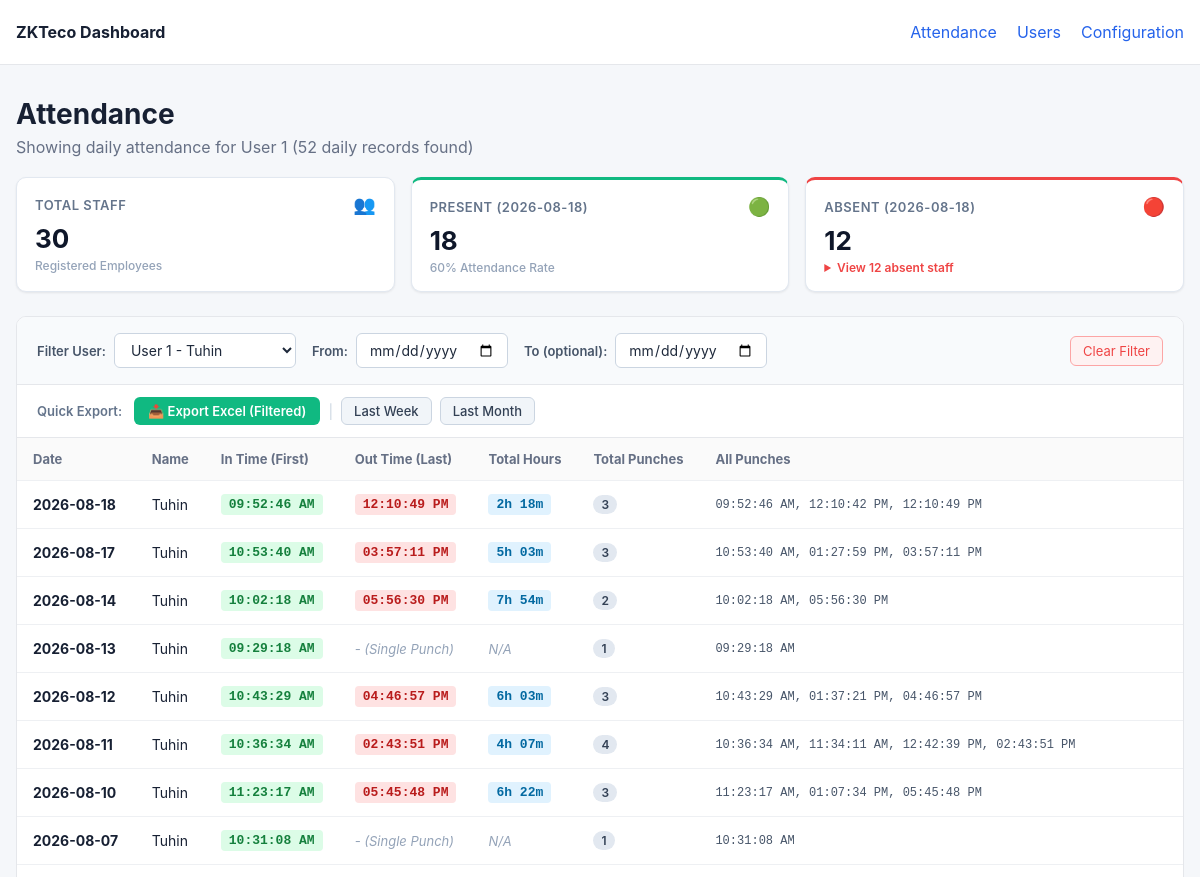
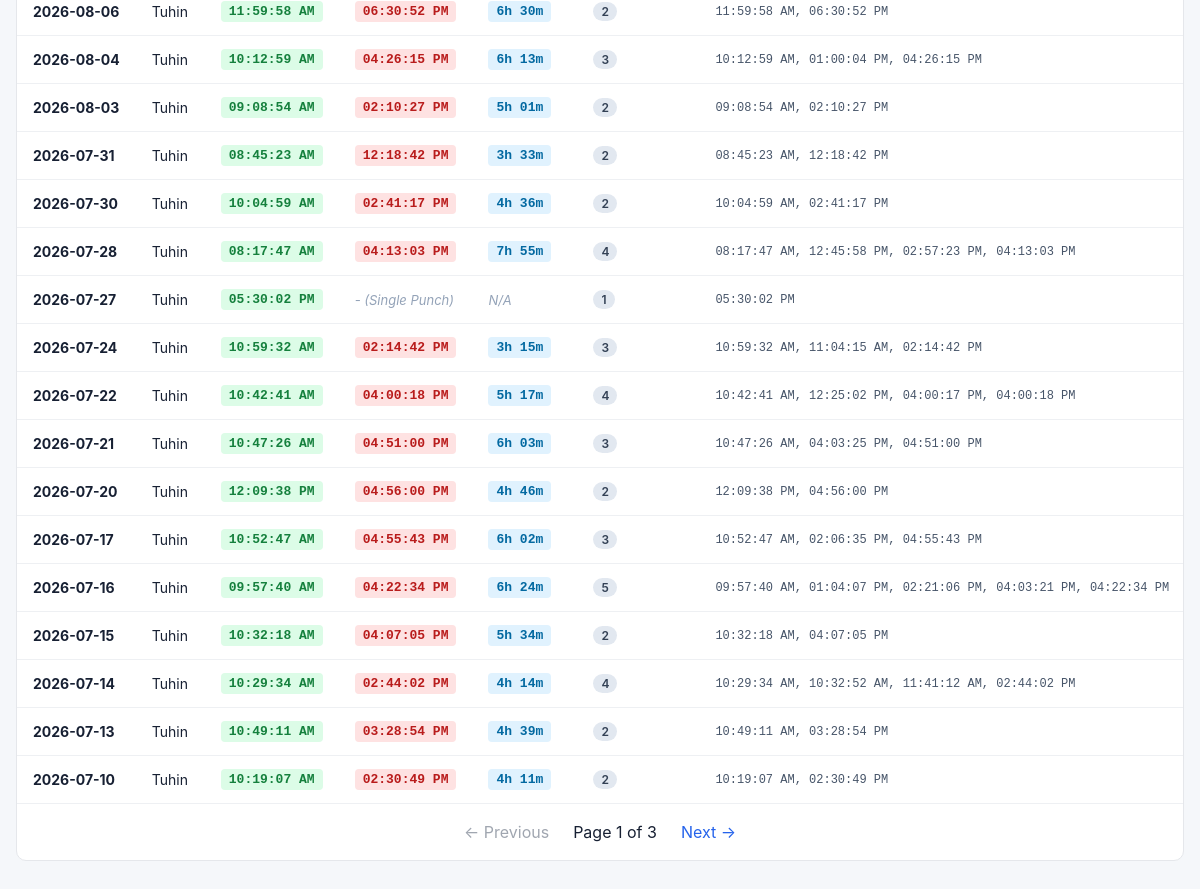
The app's page /?user_id=1 with its own data (2 pictures, top to bottom).
### tables this page shows
CREATE TABLE users (
            user_id TEXT PRIMARY KEY,
            name TEXT,
            privilege TEXT,
            created_at TEXT DEFAULT CURRENT_TIMESTAMP,
            updated_at TEXT DEFAULT CURRENT_TIMESTAMP
        );

### dashboard/app.py (the view)
@app.route("/")
def attendance():
    selected_user_id = request.args.get("user_id", "").strip()
    selected_from_date = request.args.get("from_date", "").strip()
    selected_to_date = request.args.get("to_date", "").strip()
    try:
        page = max(1, int(request.args.get("page", 1)))
    except ValueError:
        page = 1
    per_page = 25
    offset = (page - 1) * per_page
    db = get_db()
    all_users = db.execute(
        "SELECT user_id, name FROM users ORDER BY CAST(user_id AS INTEGER), user_id"
    ).fetchall()
    if selected_from_date and selected_to_date and selected_from_date == selected_to_date:
        target_date = selected_from_date
    elif selected_from_date and not selected_to_date:
        target_date = selected_from_date
    else:
        latest_date_row = db.execute("SELECT MAX(DATE(timestamp)) FROM attendance").fetchone()
        target_date = latest_date_row[0] if latest_date_row and latest_date_row[0] else datetime.now().strftime("%Y-%m-%d")
    present_rows = db.execute(
        "SELECT DISTINCT user_id FROM attendance WHERE DATE(timestamp) = ?",
        (target_date,),
    ).fetchall()
    present_uids = set(r[0] for r in present_rows)
    total_staff = len(all_users)
    present_count = len(present_uids)
    absent_count = max(0, total_staff - present_count)
    absent_users = [dict(u) for u in all_users if u["user_id"] not in present_uids]
    analytics = {
        "target_date": target_date,
        "total_staff": total_staff,
        "present_count": present_count,
        "absent_count": absent_count,
        "absent_users": absent_users,
    }
    conditions = []
    params = []
    if selected_user_id:
        conditions.append("a.user_id = ?")
        params.append(selected_user_id)
    if selected_from_date:
        conditions.append("DATE(a.timestamp) >= ?")
        params.append(selected_from_date)
    if selected_to_date:
        conditions.append("DATE(a.timestamp) <= ?")
        params.append(selected_to_date)
    where_clause = f"WHERE {' AND '.join(conditions)}" if conditions else ""
    count_sql = f"SELECT COUNT(*) FROM (SELECT 1 FROM attendance a {where_clause} GROUP BY a.user_id, DATE(a.timestamp))"
    total = db.execute(count_sql, params).fetchone()[0]
    rows_sql = f"""
        SELECT
            DATE(a.timestamp) AS date,
            a.user_id,
            COALESCE(u.name, 'Unknown') AS name,
            MIN(a.timestamp) AS min_ts,
            MAX(a.timestamp) AS max_ts,
            strftime('%I:%M:%S %p', MIN(a.timestamp)) AS in_time,
            strftime('%I:%M:%S %p', MAX(a.timestamp)) AS out_time,
            COUNT(*) AS total_punches,
            GROUP_CONCAT(strftime('%I:%M:%S %p', a.timestamp), ', ') AS all_punches
        FROM attendance a
        LEFT JOIN users u
            ON u.user_id = a.user_id
        {where_clause}
        GROUP BY a.user_id, DATE(a.timestamp)
        ORDER BY date DESC, CAST(a.user_id AS INTEGER), a.user_id
        LIMIT ? OFFSET ?
    """
    raw_rows = db.execute(rows_sql, params + [per_page, offset]).fetchall()
    db.close()
    rows = []
    for r in raw_rows:
        row_dict = dict(r)
        row_dict["total_hours"] = compute_total_hours(r["min_ts"], r["max_ts"], r["total_punches"])
        rows.append(row_dict)
    total_pages = max(1, (total + per_page - 1) // per_page)
    return render_template(
        "attendance.html",
        rows=rows,
        users_list=all_users,
        selected_user_id=selected_user_id,
        selected_from_date=selected_from_date,
        selected_to_date=selected_to_date,
        analytics=analytics,
        page=page,
        per_page=per_page,
        total=total,
        total_pages=total_pages,
    )

### dashboard/app.py (called while the page is built)
def get_db():
    db = sqlite3.connect(DB_FILE)
    db.row_factory = sqlite3.Row
    return db

def compute_total_hours(min_ts, max_ts, total_punches):
    if total_punches > 1 and min_ts and max_ts:
        try:
            t_in = datetime.fromisoformat(min_ts)
            t_out = datetime.fromisoformat(max_ts)
            diff = t_out - t_in
            secs = int(diff.total_seconds())
            if secs > 0:
                h = secs // 3600
                m = (secs % 3600) // 60
                return f"{h}h {m:02d}m"
        except Exception:
            pass
    return "N/A"

### dashboard/templates/attendance.html (shortened to what this page needs)
{% extends "base.html" %}
{% block content %}
<div class="page-header">
    <div>
        <h1>Attendance</h1>
        <p>
            {% if selected_from_date and selected_to_date %}
                Showing attendance {% if selected_user_id %}for User {{ selected_user_id }} {% endif %}from {{ selected_from_date }} to {{ selected_to_date }} ({{ total }} daily records found)
            {% elif selected_from_date %}
                Showing attendance {% if selected_user_id %}for User {{ selected_user_id }} {% endif %}from {{ selected_from_date }} onwards ({{ total }} daily records found)
            {% elif selected_to_date %}
                Showing attendance {% if selected_user_id %}for User {{ selected_user_id }} {% endif %}up to {{ selected_to_date }} ({{ total }} daily records found)
            {% elif selected_user_id %}
                Showing daily attendance for User {{ selected_user_id }} ({{ total }} daily records found)
            {% else %}
                {{ total }} total daily attendance records
            {% endif %}
        </p>
    </div>
</div>
<div class="kpi-grid">
    <div class="kpi-card">
        <div class="kpi-header">
            <span class="kpi-label">Total Staff</span>
            <span class="kpi-icon">👥</span>
        </div>
        <div class="kpi-value">{{ analytics.total_staff }}</div>
        <div class="kpi-sub">Registered Employees</div>
    </div>
    <div class="kpi-card kpi-card-success">
        <div class="kpi-header">
            <span class="kpi-label">Present ({{ analytics.target_date }})</span>
            <span class="kpi-icon">🟢</span>
        </div>
        <div class="kpi-value">{{ analytics.present_count }}</div>
        <div class="kpi-sub">{{ ((analytics.present_count / (analytics.total_staff or 1)) * 100)|round|int }}% Attendance Rate</div>
    </div>
    <div class="kpi-card kpi-card-danger">
        <div class="kpi-header">
            <span class="kpi-label">Absent ({{ analytics.target_date }})</span>
            <span class="kpi-icon">🔴</span>
        </div>
        <div class="kpi-value">{{ analytics.absent_count }}</div>
        <div class="kpi-sub">
            {% if analytics.absent_count > 0 %}
                <details class="absent-details">
                    <summary>View {{ analytics.absent_count }} absent staff</summary>
                </details>
            {% else %}
                All staff present!
            {% endif %}
        </div>
    </div>
</div>
<div class="card">
    <form method="GET" action="{{ url_for('attendance') }}" class="filter-bar">
        <div class="filter-group">
            <label for="user-select">Filter User:</label>
            <select name="user_id" id="user-select" onchange="this.form.submit()">
                {% for u in users_list %}
                    <option value="{{ u.user_id }}" {% if u.user_id == selected_user_id %}selected{% endif %}>
                        User {{ u.user_id }} - {{ u.name }}
                    </option>
                {% endfor %}
            </select>
        </div>
        <div class="filter-group">
            <label for="from-date">From:</label>
            <input type="date" name="from_date" id="from-date" value="{{ selected_from_date }}" onchange="this.form.submit()">
        </div>
        <div class="filter-group">
            <label for="to-date">To (optional):</label>
            <input type="date" name="to_date" id="to-date" value="{{ selected_to_date }}" onchange="this.form.submit()">
        </div>
        {% if selected_user_id or selected_from_date or selected_to_date %}
            <a href="{{ url_for('attendance') }}" class="btn-clear">Clear Filter</a>
        {% endif %}
    </form>
    <div class="export-bar">
        <div class="export-label">Quick Export:</div>
        <div class="export-buttons">
            <a href="{{ url_for('export_excel', user_id=selected_user_id, from_date=selected_from_date, to_date=selected_to_date) }}" class="btn-export">
                📥 Export Excel {% if not selected_user_id and not selected_from_date and not selected_to_date %}(Latest Month){% else %}(Filtered){% endif %}
            </a>
            <span class="divider">|</span>
            <a href="{{ url_for('export_excel', preset='last_week', user_id=selected_user_id) }}" class="btn-preset">Last Week</a>
            <a href="{{ url_for('export_excel', preset='last_month', user_id=selected_user_id) }}" class="btn-preset">Last Month</a>
        </div>
    </div>
    <div class="table-wrap">
        <table>
            <thead>
                <tr>
                    <th>Date</th>
                    <th>Name</th>
                    <th>In Time (First)</th>
                    <th>Out Time (Last)</th>
                    <th>Total Hours</th>
                    <th>Total Punches</th>
                    <th>All Punches</th>
                </tr>
            </thead>
            <tbody>
            {% for row in rows %}
                <tr>
                    <td><strong>{{ row.date }}</strong></td>
                    <td>{{ row.name }}</td>
                    <td>
                        <span class="time-tag in-time">{{ row.in_time }}</span>
                    </td>
                    <td>
                        {% if row.total_punches > 1 %}
                            <span class="time-tag out-time">{{ row.out_time }}</span>
                        {% else %}
                            <span class="single-punch">- (Single Punch)</span>
                        {% endif %}
                    </td>
                    <td>
                        <span class="{% if row.total_hours != 'N/A' %}hours-tag{% else %}single-punch{% endif %}">
                            {{ row.total_hours }}
                        </span>
                    </td>
                    <td><span class="badge">{{ row.total_punches }}</span></td>
                    <td class="punch-list">{{ row.all_punches }}</td>
                </tr>
            {% else %}
                <tr>
                    <td colspan="7" class="empty">No attendance records found.</td>
                </tr>
            {% endfor %}
            </tbody>
        </table>
    </div>
    {% include "_pagination.html" %}
</div>
{% endblock %}

### dashboard/static/style.css (style rules this page uses)
* { box-sizing: border-box; }
body { margin: 0; background: #f5f7fa; color: #172033; font-family: -apple-system, BlinkMacSystemFont, "Segoe UI", sans-serif; }
.page-header { margin-bottom: 20px; }
h1 { margin: 0 0 6px; font-size: 28px; }
p { margin: 0; color: #667085; }
.card { background: white; border: 1px solid #e5e7eb; border-radius: 10px; overflow: hidden; }
.table-wrap { overflow-x: auto; }
table { width: 100%; border-collapse: collapse; }
th, td { padding: 13px 16px; text-align: left; border-bottom: 1px solid #eef0f3; white-space: nowrap; }
th { background: #fafafa; font-size: 13px; color: #667085; }
td { font-size: 14px; }
.filter-bar { padding: 16px 20px; background: #f8fafc; border-bottom: 1px solid #e5e7eb; display: flex; align-items: center; flex-wrap: wrap; gap: 16px; }
.filter-group { display: flex; align-items: center; gap: 8px; }
.filter-group label { font-size: 13px; font-weight: 600; color: #475569; }
.filter-group select, .filter-group input[type="date"] { padding: 7px 12px; border: 1px solid #cbd5e1; border-radius: 6px; background-color: #ffffff; font-size: 14px; font-family: inherit; color: #1e293b; outline: none; cursor: pointer; transition: border-color 0.15s ease; }
.btn-clear { margin-left: auto; font-size: 13px; color: #ef4444; text-decoration: none; padding: 6px 12px; border-radius: 6px; border: 1px solid #fca5a5; background: #fef2f2; transition: all 0.15s ease; }
.time-tag { display: inline-block; padding: 3px 8px; border-radius: 4px; font-size: 13px; font-family: ui-monospace, SFMono-Regular, Menlo, Monaco, Consolas, monospace; font-weight: 600; }
.time-tag.in-time { background: #dcfce7; color: #15803d; }
.time-tag.out-time { background: #fee2e2; color: #b91c1c; }
.hours-tag { display: inline-block; padding: 3px 8px; border-radius: 4px; font-size: 13px; font-family: ui-monospace, SFMono-Regular, Menlo, Monaco, Consolas, monospace; font-weight: 600; background: #e0f2fe; color: #0369a1; }
.single-punch { font-size: 13px; color: #94a3b8; font-style: italic; }
.badge { display: inline-block; padding: 2px 8px; border-radius: 12px; font-size: 12px; font-weight: 600; background: #e2e8f0; color: #334155; }
.punch-list { font-family: ui-monospace, SFMono-Regular, Menlo, Monaco, Consolas, monospace; font-size: 12px; color: #475569; }
.export-bar { padding: 12px 20px; background: #ffffff; border-bottom: 1px solid #e5e7eb; display: flex; align-items: center; gap: 12px; flex-wrap: wrap; }
.export-label { font-size: 13px; font-weight: 600; color: #64748b; }
.export-buttons { display: flex; align-items: center; gap: 8px; flex-wrap: wrap; }
.btn-export { display: inline-flex; align-items: center; gap: 6px; padding: 6px 14px; background-color: #10b981; color: #ffffff; font-size: 13px; font-weight: 600; border-radius: 6px; text-decoration: none; transition: background-color 0.15s ease; }
.btn-preset { display: inline-flex; align-items: center; padding: 5px 12px; background-color: #f1f5f9; color: #334155; font-size: 13px; font-weight: 500; border-radius: 6px; border: 1px solid #cbd5e1; text-decoration: none; transition: all 0.15s ease; }
.divider { color: #cbd5e1; font-size: 14px; }
.kpi-grid { display: grid; grid-template-columns: repeat(auto-fit, minmax(200px, 1fr)); gap: 16px; margin-bottom: 24px; }
.kpi-card { background: #ffffff; border-radius: 10px; padding: 16px 18px; box-shadow: 0 1px 3px rgba(0, 0, 0, 0.05), 0 1px 2px rgba(0, 0, 0, 0.03); border: 1px solid #e2e8f0; position: relative; overflow: hidden; transition: transform 0.15s ease, box-shadow 0.15s ease; }
.kpi-header { display: flex; justify-content: space-between; align-items: center; margin-bottom: 8px; }
.kpi-label { font-size: 13px; font-weight: 600; color: #64748b; text-transform: uppercase; letter-spacing: 0.5px; }
.kpi-icon { font-size: 18px; }
.kpi-value { font-size: 26px; font-weight: 700; color: #0f172a; line-height: 1.2; margin-bottom: 4px; }
.kpi-sub { font-size: 12px; color: #94a3b8; font-weight: 500; }
.kpi-card-success { border-top: 3px solid #10b981; }
.kpi-card-danger { border-top: 3px solid #ef4444; }
.absent-details summary { font-size: 12px; color: #ef4444; cursor: pointer; font-weight: 600; user-select: none; outline: none; }

### records on screen
users: date "2026-08-18", name "Tuhin", in_time "09:52:46 AM", out_time "12:10:49 PM", total_hours "2h 18m", total_punches "3", all_punches "09:52:46 AM, 12:10:42 PM, 12:10:49 PM", date "2026-08-13", in_time "09:29:18 AM", shows "- (Single Punch)", total_hours "N/A", total_punches "1", all_punches "09:29:18 AM", date "2026-08-11", in_time "10:36:34 AM", out_time "02:43:51 PM", total_hours "4h 07m", total_punches "4", all_punches "10:36:34 AM, 11:34:11 AM, 12:42:39 PM, 02:43:51 PM", date "2026-08-07", in_time "10:31:08 AM", all_punches "10:31:08 AM", date "2026-07-27", in_time "05:30:02 PM", all_punches "05:30:02 PM"

### other values on screen
{{ selected_user_id }} "1"
{{ total }} "52"
{{ analytics.total_staff }} "30"
{{ analytics.target_date }} "2026-08-18"
{{ analytics.present_count }} "18"
{{ analytics.absent_count }} "12"
{{ row.date }} "2026-08-17" "2026-08-14" "2026-08-12" "2026-08-10" "2026-08-06" "2026-08-04" "2026-08-03" "2026-07-31" "2026-07-30" "2026-07-28" "2026-07-24" "2026-07-22" "2026-07-21" "2026-07-20" "2026-07-17" "2026-07-16" "2026-07-15" "2026-07-14" "2026-07-13" "2026-07-10"
{{ row.name }} "Tuhin" "Tuhin" "Tuhin" "Tuhin" "Tuhin" "Tuhin" "Tuhin" "Tuhin" "Tuhin" "Tuhin" "Tuhin" "Tuhin" "Tuhin" "Tuhin" "Tuhin" "Tuhin" "Tuhin" "Tuhin" "Tuhin" "Tuhin"
{{ row.in_time }} "10:53:40 AM" "10:02:18 AM" "10:43:29 AM" "11:23:17 AM" "11:59:58 AM" "10:12:59 AM" "09:08:54 AM" "08:45:23 AM" "10:04:59 AM" "08:17:47 AM" "10:59:32 AM" "10:42:41 AM" "10:47:26 AM" "12:09:38 PM" "10:52:47 AM" "09:57:40 AM" "10:32:18 AM" "10:29:34 AM" "10:49:11 AM" "10:19:07 AM"
{{ row.out_time }} "03:57:11 PM" "05:56:30 PM" "04:46:57 PM" "05:45:48 PM" "06:30:52 PM" "04:26:15 PM" "02:10:27 PM" "12:18:42 PM" "02:41:17 PM" "04:13:03 PM" "02:14:42 PM" "04:00:18 PM" "04:51:00 PM" "04:56:00 PM" "04:55:43 PM" "04:22:34 PM" "04:07:05 PM" "02:44:02 PM" "03:28:54 PM" "02:30:49 PM"
{{ row.total_hours }} "5h 03m" "7h 54m" "6h 03m" "6h 22m" "6h 30m" "6h 13m" "5h 01m" "3h 33m" "4h 36m" "7h 55m" "3h 15m" "5h 17m" "6h 03m" "4h 46m" "6h 02m" "6h 24m" "5h 34m" "4h 14m" "4h 39m" "4h 11m"
{{ row.total_punches }} "3" "2" "3" "3" "2" "3" "2" "2" "2" "4" "3" "4" "3" "2" "3" "5" "2" "4" "2" "2"
{{ row.all_punches }} "10:53:40 AM, 01:27:59 PM, 03:57:11 PM" "10:02:18 AM, 05:56:30 PM" "10:43:29 AM, 01:37:21 PM, 04:46:57 PM" "11:23:17 AM, 01:07:34 PM, 05:45:48 PM" "11:59:58 AM, 06:30:52 PM" "10:12:59 AM, 01:00:04 PM, 04:26:15 PM" "09:08:54 AM, 02:10:27 PM" "08:45:23 AM, 12:18:42 PM" "10:04:59 AM, 02:41:17 PM" "08:17:47 AM, 12:45:58 PM, 02:57:23 PM, 04:13:03 PM" "10:59:32 AM, 11:04:15 AM, 02:14:42 PM" "10:42:41 AM, 12:25:02 PM, 04:00:17 PM, 04:00:18 PM" "10:47:26 AM, 04:03:25 PM, 04:51:00 PM" "12:09:38 PM, 04:56:00 PM" "10:52:47 AM, 02:06:35 PM, 04:55:43 PM" "09:57:40 AM, 01:04:07 PM, 02:21:06 PM, 04:03:21 PM, 04:22:34 PM" "10:32:18 AM, 04:07:05 PM" "10:29:34 AM, 10:32:52 AM, 11:41:12 AM, 02:44:02 PM" "10:49:11 AM, 03:28:54 PM" "10:19:07 AM, 02:30:49 PM"
{{ page }} "1"
{{ total_pages }} "3"
